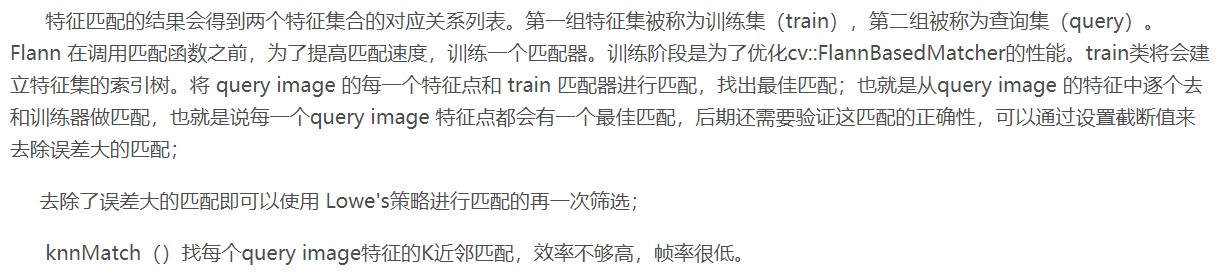
#> input picture daily/images/111.jpg, 1229 x 276 px, given in place of the camera
$ jupyter execute --allow-errors 1.basic_operation.ipynb   (older library calls are emulated)   (text cells are left out)
#> lines starting #> are read from the running program, lines starting #| are printed output that depends on the picture
[cell 1]
import numpy as np
import cv2
img1=cv2.imread("C:/Users/86188/Desktop/test/other/yuanz.png",0)
img2=cv2.imread("C:/Users/86188/Desktop/test/other/yuanz.png",1)
cv2.namedWindow('color1',cv2.WINDOW_NORMAL)
cv2.imshow('color1',img1)
cv2.waitKey(0)
cv2.destroyAllWindows()
cv2.namedWindow('color2',cv2.WINDOW_AUTOSIZE)
cv2.imshow('color2',img1)
cv2.waitKey(0)
cv2.destroyAllWindows()
cv2.namedWindow('gray1',cv2.WINDOW_NORMAL)
cv2.imshow('gray1',img2)
cv2.waitKey(0)
cv2.destroyAllWindows()
cv2.namedWindow('gray2',cv2.WINDOW_AUTOSIZE)
cv2.imshow('gray2',img2)
cv2.waitKey(0)
cv2.destroyAllWindows()

#> (a cell that did not finish here is left out)

[cell 3]
import numpy as np
import cv2
img=cv2.imread("C:/Users/86188/Desktop/test/other/jinpika.jpg",1)
cv2.imwrite("C:/Users/86188/Desktop/jinpika.jpg",img)
#> Out = True

[cell 4]
import numpy as np
import cv2
img=cv2.imread("C:/Users/86188/Desktop/test/other/jinpika.jpg",1)
cv2.namedWindow('color',cv2.WINDOW_NORMAL)
cv2.imshow('color',img)
#> (the rest of this cell did not finish here and is left out)

#> (a cell that did not finish here is left out)

[cell 6]
import cv2 as cv
import numpy as np

src = cv.imread("C:/Users/86188/Desktop/test/other/jinpika.jpg",1)
cv.namedWindow("input", cv.WINDOW_NORMAL)
cv.resizeWindow("input", 360, 480)
cv.imshow("input", src)

# 克隆图像
m1 = np.copy(src)

# 赋值
m2 = src
#> (the rest of this cell did not finish here and is left out)

#> (a cell that did not finish here is left out)

[cell 8]
import cv2 as cv

src = cv.imread("C:/Users/86188/Desktop/test/other/shihuang.png")
cv.imshow("input", src)
#> (the rest of this cell did not finish here and is left out)

#> (a cell that did not finish here is left out)

[cell 10]
import cv2 as cv
import numpy as np

src1 = cv.imread("C:/Users/86188/Desktop/test/other/shihuang.png")
src2 = cv.imread("C:/Users/86188/Desktop/test/other/shihuang.png")
cv.imshow("input1", src1)
cv.imshow("input2", src2)
#> (the rest of this cell did not finish here and is left out)

#> (a cell that did not finish here is left out)

[cell 12]
import cv2 as cv

src = cv.imread("C:/Users/86188/Desktop/test/other/shihuang.png")
cv.namedWindow("input", cv.WINDOW_AUTOSIZE)
cv.imshow("input", src)
#> (the rest of this cell did not finish here and is left out)

#> (a cell that did not finish here is left out)

[cell 14]
import cv2 as cv
import numpy as np

# create image one
src1 = np.zeros(shape=[400, 400, 3], dtype=np.uint8)
src1[100:200, 100:200, 1] = 255
src1[100:200, 100:200, 2] = 255
cv.imshow("input1", src1)
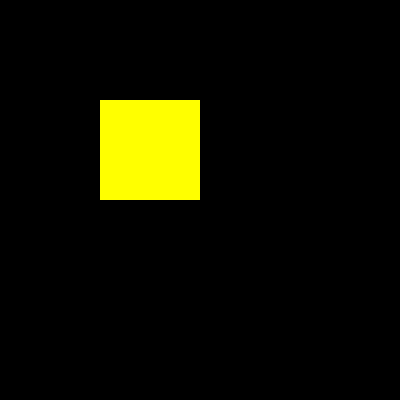
#> window 'input1': shape (400, 400, 3); mean B, G, R 0, 15.9, 15.9
# create image two
src2 = np.zeros(shape=[400, 400, 3], dtype=np.uint8)
src2[150:250, 150:250, 2] = 255
cv.imshow("input2", src2)
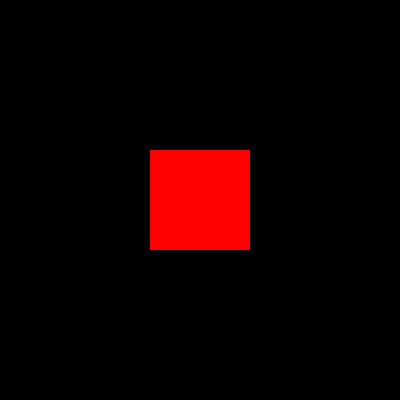
#> window 'input2': shape (400, 400, 3); mean B, G, R 0, 0, 15.9

dst1 = cv.bitwise_and(src1, src2)
dst2 = cv.bitwise_xor(src1, src2)
dst3 = cv.bitwise_or(src1, src2)


cv.imshow("dst1", dst1)
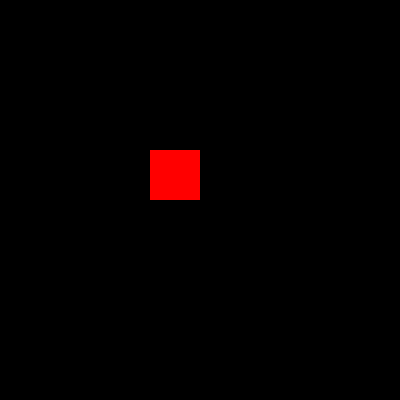
#> window 'dst1': shape (400, 400, 3); mean B, G, R 0, 0, 4
cv.imshow("dst2", dst2)
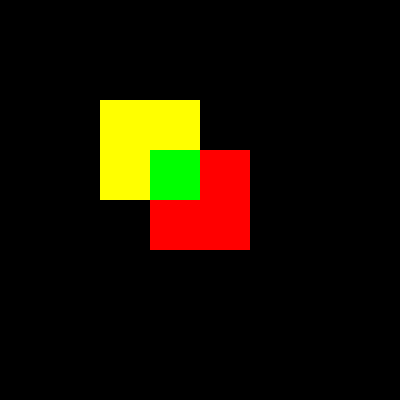
#> window 'dst2': shape (400, 400, 3); mean B, G, R 0, 15.9, 23.9
cv.imshow("dst3", dst3)
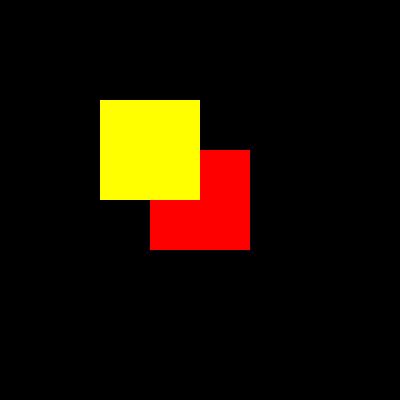
#> window 'dst3': shape (400, 400, 3); mean B, G, R 0, 15.9, 27.9

src = cv.imread("C:/Users/86188/Desktop/test/other/shihuang.png")
cv.namedWindow("input", cv.WINDOW_NORMAL)
cv.imshow("input", src)
dst = cv.bitwise_not(src)
cv.imshow("dst", dst)

cv.waitKey(0)
cv.destroyAllWindows()

#> (a cell that did not finish here is left out)

[cell 16]
import cv2 as cv

src = cv.imread("C:/Users/86188/Desktop/test/other/shihuang.png")
cv.namedWindow("input", cv.WINDOW_AUTOSIZE)
cv.imshow("input", src)

# 蓝色通道为零
mv = cv.split(src)
#> mv = ()
#> (the rest of this cell did not finish here and is left out)

#> (a cell that did not finish here is left out)

[cell 18]
import cv2 as cv

src = cv.imread("C:/Users/86188/Desktop/test/other/shihuang.png")
cv.namedWindow("rgb", cv.WINDOW_AUTOSIZE)
cv.imshow("rgb", src)

# RGB to HSV
#> (the rest of this cell did not finish here and is left out)

#> (a cell that did not finish here is left out)

[cell 20]
import cv2 as cv
import numpy as np

src = cv.imread("C:/Users/86188/Desktop/test/other/shihuang.png", cv.IMREAD_GRAYSCALE)
cv.namedWindow("input", cv.WINDOW_AUTOSIZE)
cv.imshow("input", src)

min, max, minLoc, maxLoc = cv.minMaxLoc(src)
#> min = 0; max = 0; minLoc = (0, 0); maxLoc = (0, 0)
print("min: %.2f, max: %.2f"% (min, max))
#| min: 0.00, max: 0.00
print("min loc: ", minLoc)
#| min loc:  (0, 0)
print("max loc: ", maxLoc)
#| max loc:  (0, 0)

#> (the rest of this cell did not finish here and is left out)

#> (a cell that did not finish here is left out)

[cell 22]
import cv2 as cv
import numpy as np

src = cv.imread("C:/Users/86188/Desktop/test/other/shihuang.png")
cv.namedWindow("input", cv.WINDOW_AUTOSIZE)
cv.imshow("input", src)
#> (the rest of this cell did not finish here and is left out)

#> (a cell that did not finish here is left out)

[cell 24]
import cv2 as cv
import numpy as np


#capture = cv.VideoCapture("C:/Users/86188/Desktop/test/other/test.avi")
capture = cv.VideoCapture(0) #打开摄像头
height = capture.get(cv.CAP_PROP_FRAME_HEIGHT)
width = capture.get(cv.CAP_PROP_FRAME_WIDTH)
count = capture.get(cv.CAP_PROP_FRAME_COUNT)
fps = capture.get(cv.CAP_PROP_FPS)
print(height, width, count, fps)
out = cv.VideoWriter("C:/Users/86188/Desktop/test/other/test_cp.avi", cv.VideoWriter_fourcc('D', 'I', 'V', 'X'), 15,
                     (np.int(width), np.int(height)), True)
while True:
    ret, frame = capture.read()
#> frame is the input picture: shape (276, 1229, 3); mean B, G, R 238.8, 239.2, 239
    if ret is True:
        cv.imshow("video-input", frame)
        out.write(frame)
        c = cv.waitKey(50)
#> (key Esc is pressed here)
        if c == 27: # ESC
            break
    else:
        break

capture.release()
out.release()

#> (a cell that did not finish here is left out)

[cell 26]
import cv2 as cv
import numpy as np

src = cv.imread("C:/Users/86188/Desktop/test/other/shihuang.png")
cv.namedWindow("input", cv.WINDOW_AUTOSIZE)
cv.imshow("input", src)

# X Flip 倒影
dst1 = cv.flip(src, 0);
cv.imshow("x-flip", dst1);

# Y Flip 镜像
dst2 = cv.flip(src, 1);
cv.imshow("y-flip", dst2);

# XY Flip 对角
dst3 = cv.flip(src, -1);
cv.imshow("xy-flip", dst3);

# custom y-flip
#> (the rest of this cell did not finish here and is left out)

[cell 27]
插值:cv.resize

[cell 28]
import cv2 as cv

src = cv.imread("C:/Users/86188/Desktop/test/other/shihuang.png")
cv.namedWindow("input", cv.WINDOW_AUTOSIZE)
cv.imshow("input", src)

#> (the rest of this cell did not finish here and is left out)

#> (a cell that did not finish here is left out)

[cell 30]
import cv2 as cv
import numpy as np

image = np.zeros((512, 512, 3), dtype=np.uint8)

cv.rectangle(image, (100, 100), (300, 300), (255, 0, 0), 2, cv.LINE_8, 0)
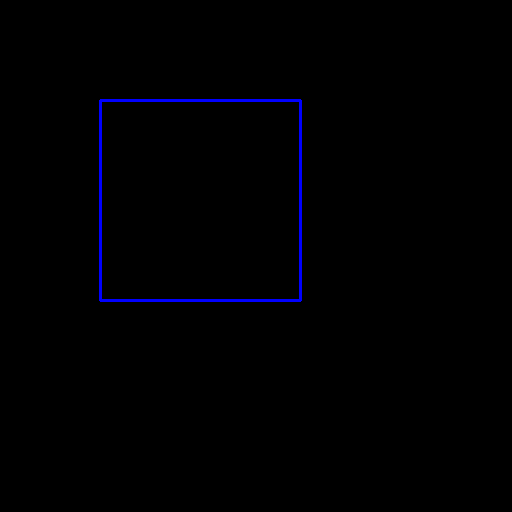
#> image: shape (512, 512, 3); mean of channels 0, 1, 2 2.3, 0, 0; drawn as B, G, R
cv.circle(image, (256, 256), 50, (0, 0, 255), 2, cv.LINE_8, 0)
cv.ellipse(image, (256, 256), (150, 50), 360, 0, 360, (0, 255, 0), 2, cv.LINE_8, 0)
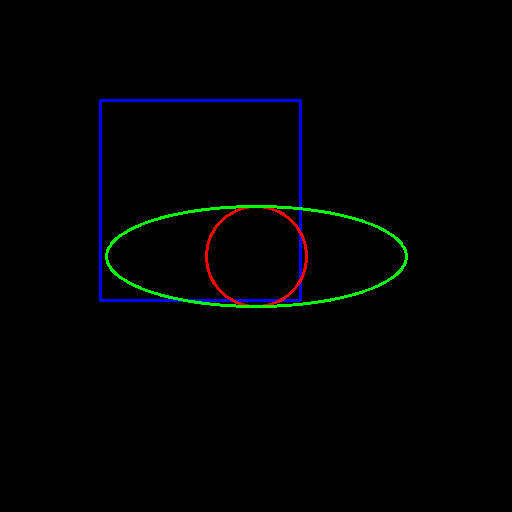
#> image: shape (512, 512, 3); mean of channels 0, 1, 2 2.2, 1.9, 0.8; drawn as B, G, R
cv.imshow("image", image)
cv.waitKey(0)

for i in range(100000):
    image[:,:,:]= 0
    x1 = np.random.rand() * 512
    y1 = np.random.rand() * 512
    x2 = np.random.rand() * 512
    y2 = np.random.rand() * 512

    b = np.random.randint(0, 256)
    g = np.random.randint(0, 256)
    r = np.random.randint(0, 256)
    # cv.line(image, (np.int(x1), np.int(y1)), (np.int(x2), np.int(y2)), (b, g, r), 4, cv.LINE_8, 0)
    cv.rectangle(image, (np.int(x1), np.int(y1)), (np.int(x2), np.int(y2)), (b, g, r), 1, cv.LINE_8, 0)
    cv.imshow("image", image)
    c = cv.waitKey(20)
    if c == 27:
        break  # ESC不
#> this loop made 1 pass; (key Esc is pressed on pass 1)
#> pass 1, `cv.imshow("image", image)`:
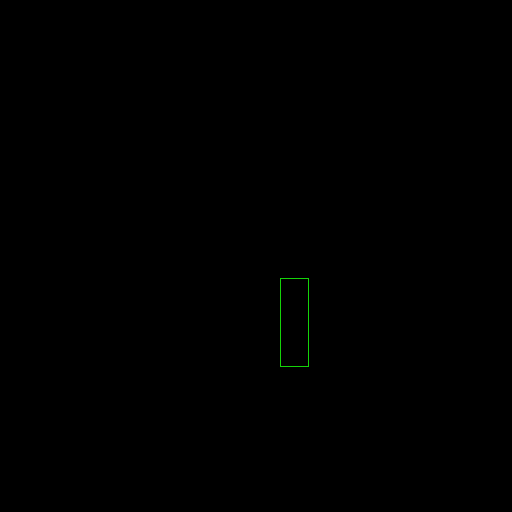
#> window 'image': shape (512, 512, 3); mean B, G, R 0, 0.2, 0


cv.imshow("image", image)
cv.waitKey(0)
cv.destroyAllWindows()
